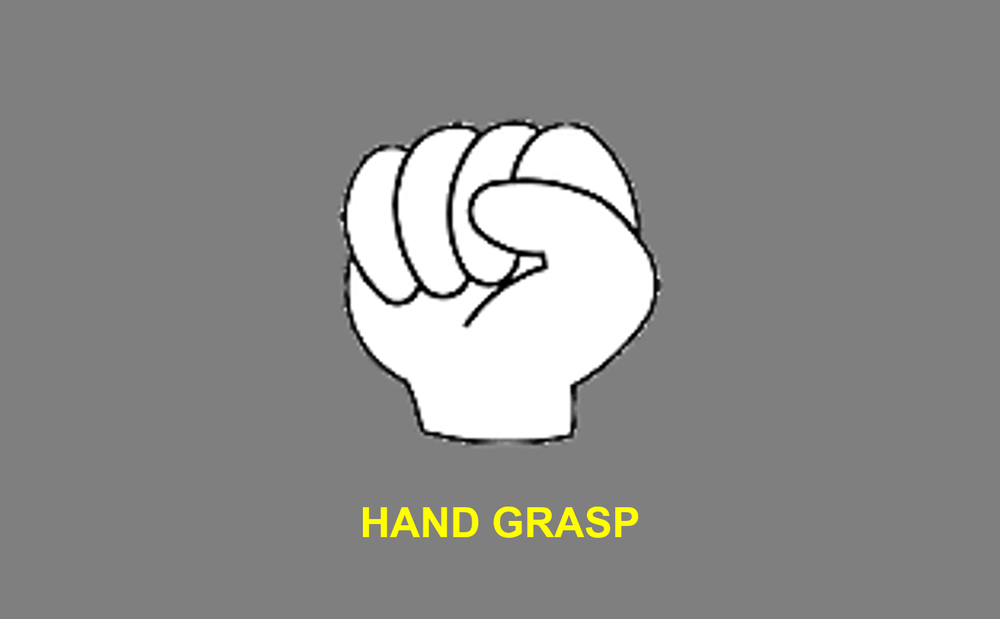
%> input picture KU_DongjooKIM/grasp.png, 1000 x 619 px, shrunk from 1601 x 991 before the run
$ octave --eval "result = Grasping_practice;"   (GNU Octave 9; MATLAB toolbox functions it lacks are replaced by stand-ins)
%> lines starting %> are read from the running program, lines starting %| are printed output that depends on the picture
function [ Total_count, Trigger_Info ] = Grasping_practice()
%%
clc; clear all; tic

global IO_ADDR IO_LIB;
IO_ADDR=hex2dec('2FF8');
IO_LIB=which('inpoutx64.dll');

Screen('Preference', 'SkipSyncTests', 1);
%> (this line was passed over: Screen is not available in this run)

%% Load cue files
% image load
grasp_arrow=imread('MotorImagery Stimulation Images\grasp.png'); % grasp
%> grasp_arrow is the input picture: size 619x1000x3 uint8; mean R, G, B 140.2, 140.2, 138.6
spread_arrow=imread('MotorImagery Stimulation Images\spread.png'); % spread
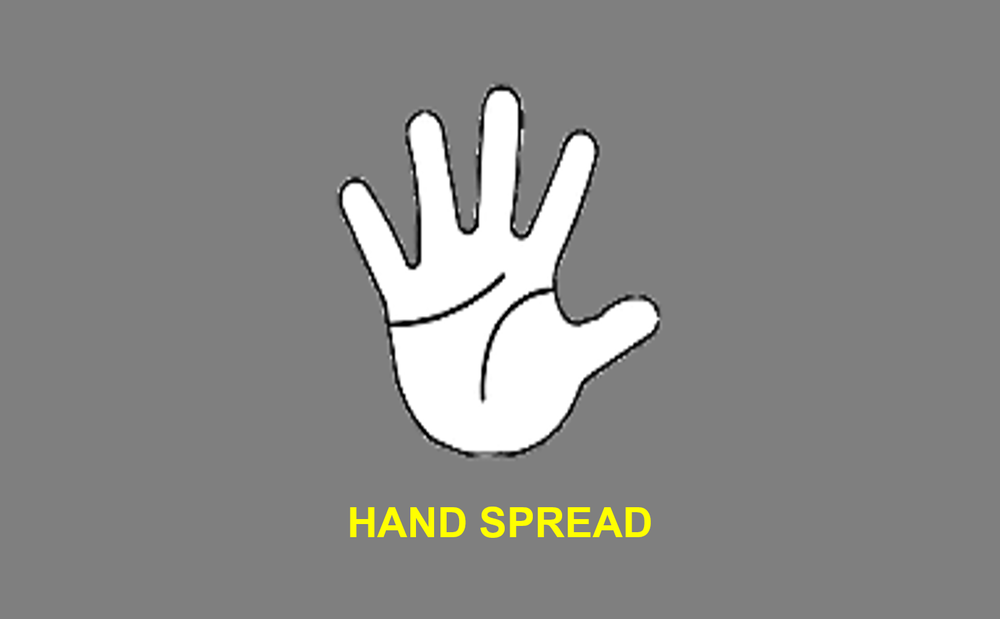
%> input picture KU_DongjooKIM/spread.png, 1000 x 619 px, shrunk from 1601 x 991 before the run
%> spread_arrow is the input picture: size 619x1000x3 uint8; mean R, G, B 137, 137, 135.3
motor_execution=imread('MotorImagery Stimulation Images\ME.png');
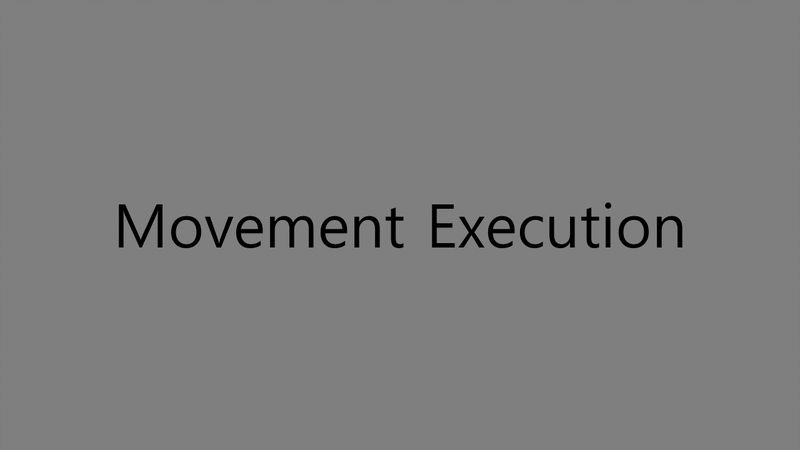
%> input picture KU_DongjooKIM/ME.png, 800 x 450 px, shrunk from 1280 x 720 before the run
%> motor_execution is the input picture: size 450x800x3 uint8; min 0, max 145, mean 124.8
cross=imread('MotorImagery Stimulation Images\cross.jpg');
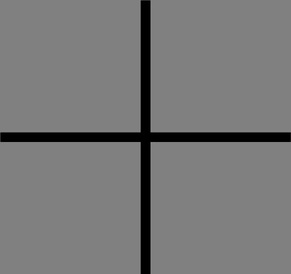
%> input picture KU_DongjooKIM/cross.jpg, 291 x 274 px, shrunk from 466 x 438 before the run
%> cross is the input picture: size 274x291x3 uint8; min 0, max 145, mean 119.5

%%
%interval setting
RepeatTimes = 6; % 50 trials for each class
sti_Times = 3;       % cue time
sti_Interval = 3;   %cross time
sti_responseTime = 4;

grasp_count = 0;
spread_count = 0;

%% class
sti_task=[1 2 1 2]';

%%
%screen setting (gray)
%> (the run ends here)
